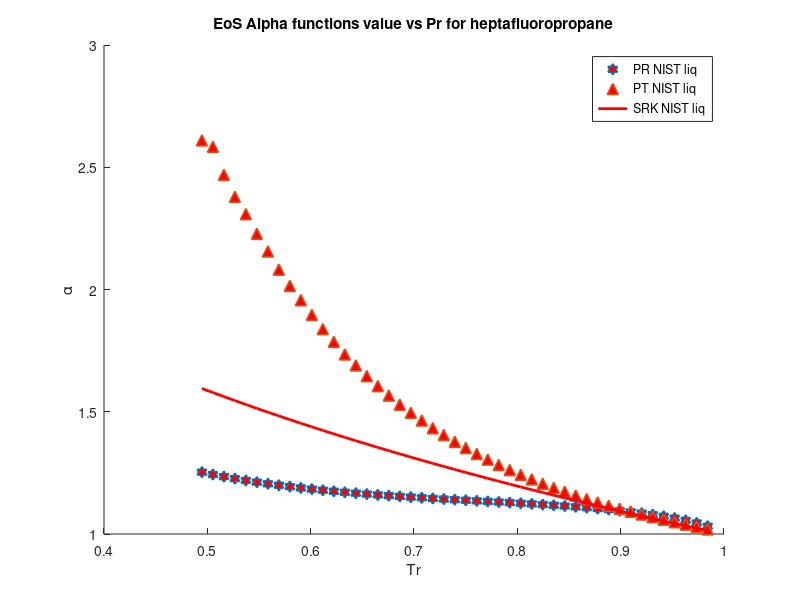

Write the MATLAB code that produced this figure.
clear 
clc
load heptafluoropropane_sat_data.mat
%alpha PR & SRK for heptafluoropropane
P = P*10^6;
omega = 0.354; %Acentric factor
Tc = 375.95; %K
Pc = 2999000; %Pa
R = 8.31446 %J/K*mol
Zc = 0.281;
b1 = 0.07780*(R*Tc/Pc);
a1 = 0.45724*(((R^2)*(Tc^2))/Pc);
b2 = 0.08664*(R*Tc/Pc);
a2 = 0.42747*(((R^2)*(Tc^2))/Pc);
omega_c = 1-3*Zc;
omega_b = 0.08446114781;
omega_a = 3*Zc^2+3*(1-2*Zc)*omega_b+omega_b^2+1-3*Zc;
a3 = omega_a*(((R^2)*(Tc^2))/Pc);
b3 = omega_b*(R*Tc/Pc);
c3 = omega_c*(R*Tc/Pc);
T = 186.0; %k
M = 170.03/1000; %kg/mol
S1=0.37464+1.54226*omega-0.26992*omega^2;
S2=0.48508+1.55171*omega-0.176*omega^2;

for i = 1:1:47
   Pr = P/Pc; 
   Tr = T/Tc;
   Tr_list(i)=Tr;
   Vm_liq(i) = M/rho_liq(i);
   Vm_vap(i) = M/rho_vap(i);
   alpha_PT_liq(i) = ((R*T)/(Vm_liq(i)-b3)-P(i))*((Vm_liq(i)^2+b3*Vm_liq(i)+c3*Vm_liq(i)-c3*b3)/a3);
   alpha_PT_vap(i) = ((R*T)/(Vm_vap(i)-b3)-P(i))*((Vm_vap(i)^2+b3*Vm_vap(i)+c3*Vm_vap(i)-c3*b3)/a3);
   alpha_PR_liq(i) = ((R*T)/(Vm_liq(i)-b1)-P(i))*((Vm_liq(i)^2+2*b1*Vm_liq(i)-b1^2)/a1)
   alpha_SRK_liq(i) = ((R*T)/(Vm_liq(i)-b2)-P(i))*((Vm_liq(i)^2+b2*Vm_liq(i))/a2);
   alpha_PR_vap(i) = ((R*T)/(Vm_vap(i)-b1)-P(i))*((Vm_vap(i)^2+2*b1*Vm_vap(i)-b1^2)/a1);
   alpha_SRK_vap(i) = ((R*T)/(Vm_vap(i)-b2)-P(i))*((Vm_vap(i)^2+b2*Vm_vap(i))/a2);
   alpha_soave_PR(i) =(1+S1*(1-sqrt(Tr)))^2;
   alpha_soave_SRK(i) =(1+S2*(1-sqrt(Tr)))^2;
   alpha_Gasem(i) = exp((1.943+0.926*Tr)*(1-(Tr)^0.1441));
%    alpha_twu(i) = (Tr)^(0.081043)*exp(0.915696*(1-(Tr)^(2.61622)));
   Temp(i)=T;
   T = T+4;
end
hold on

 plot(Tr_list,alpha_PR_liq,'h','MarkerSize',8,'MarkerFaceColor','r','LineWidth',1.2)
% plot(Tr_list,alpha_PT_liq,'h','MarkerSize',8,'MarkerFaceColor','g','LineWidth',1.2)
% plot(Tr_list,alpha_SRK_vap,'h','MarkerSize',8,'MarkerFaceColor','m','LineWidth',1.2)
 plot(Tr_list,alpha_PR_vap,'^','MarkerSize',8,'MarkerFaceColor','r','LineWidth',1.2)
% plot(Tr_list,alpha_PT_vap,'^','MarkerSize',8,'MarkerFaceColor','g','LineWidth',1.2)
% plot(Tr_list,alpha_SRK_vap,'^','MarkerSize',8,'MarkerFaceColor','m','LineWidth',1.2)
 plot(Tr_list,alpha_soave_PR,'r','LineWidth',2)
% plot(Tr_list,alpha_soave_SRK,'g','LineWidth',2)
% plot(Tr_list,alpha_Gasem,'b','LineWidth',2)

hold off
legend('PR NIST liq','PT NIST liq','SRK NIST liq','PR NIST vap','PT NIST vap','SRK NIST vapor','Soave PR','Soave SRK','Gasem')
xlabel('Tr')
ylabel('\alpha')
title('EoS Alpha functions value vs Pr for heptafluoropropane')
% axis([0.6,1,0.8,2.4])
